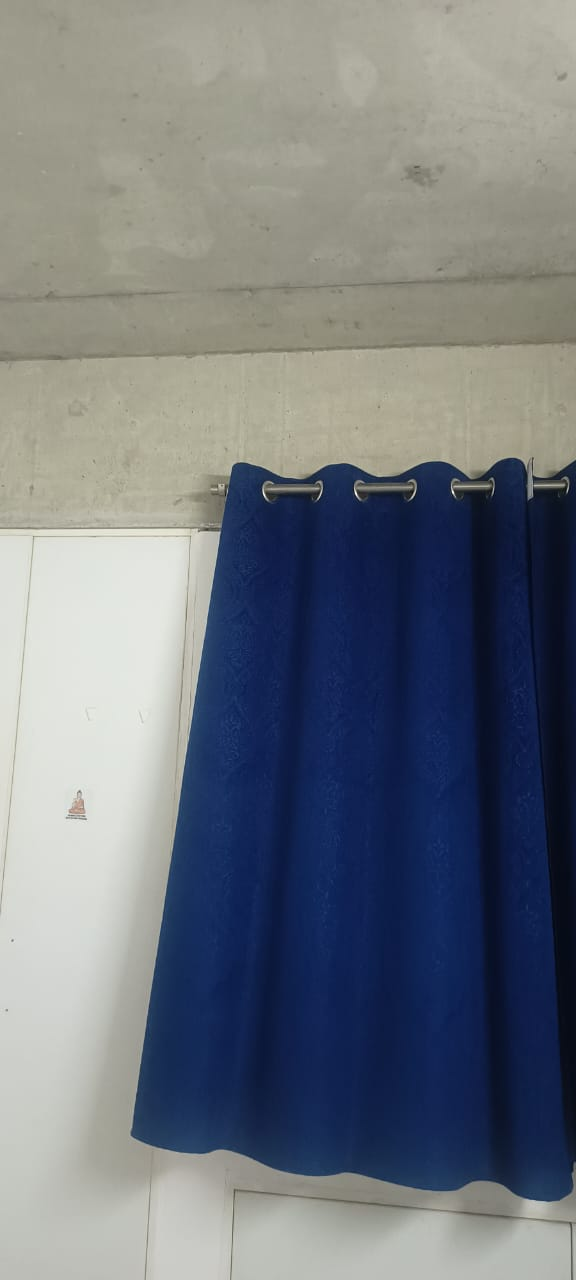
#> input picture Q2/p1.jpg, 576 x 1280 px
$ python Paranoma.py
#> lines starting #> are read from the running program, lines starting #| are printed output that depends on the picture
import cv2
import numpy as np

def stitch_images(images):
    """
    Stitches multiple images from left to right into a single panorama.

    Parameters:
        images (list): List of images (numpy arrays) to be stitched.

    Returns:
        Saves the final panorama as an image and displays it.
    """

    # Create OpenCV's Stitcher instance
    stitcher = cv2.Stitcher_create()

    # Perform stitching
    status, panorama = stitcher.stitch(images)

    if status == cv2.STITCHER_OK:
        # Display the final stitched panorama
        cv2.imshow("Curtain Panorama", panorama)

        # Save the resulting panorama image
        cv2.imwrite("curtain_panorama.jpg", panorama)

        # Wait for a key press and then close the display window
        cv2.waitKey(0)
        cv2.destroyAllWindows()
    else:
        print("Error: Stitching failed. Try adjusting image overlap, alignment, or lighting.")

# Define the list of images in the correct order (left to right)
image_files = ["p1.jpg", "p2.jpg", "p3.jpg"]
images = []

# Load images and check if all images are loaded correctly
for img_file in image_files:
    img = cv2.imread(img_file)
#> img is the input picture: shape (1280, 576, 3); mean B, G, R 127.5, 120, 114.3
    if img is None:
        print(f"Error: Could not load {img_file}. Check file path and format.")
    else:
        images.append(img)

# Proceed with stitching only if all images were successfully loaded
if len(images) == len(image_files):
    stitch_images(images)
#> in stitch_images, `status, panorama = stitcher.stitch(images)`:
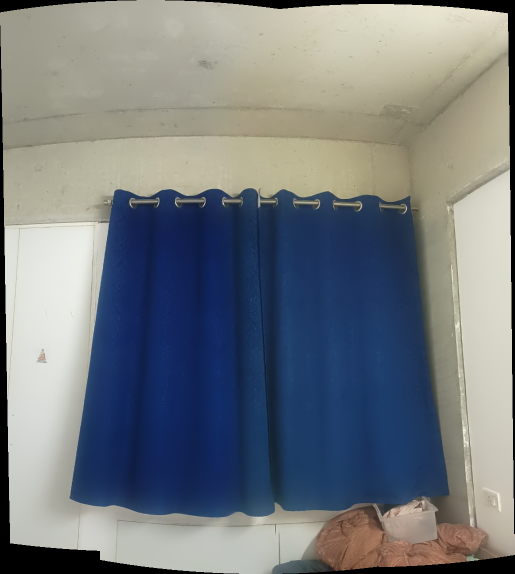
#> panorama: shape (1148, 1029, 3) (shown at 1/2 size); mean of channels 0, 1, 2 127.3, 122.5, 116.7; drawn as B, G, R
#> in stitch_images, `status, panorama = stitcher.stitch(images)`: status = 0
else:
    print("Error: Some images could not be loaded. Please fix file paths and try again.")
